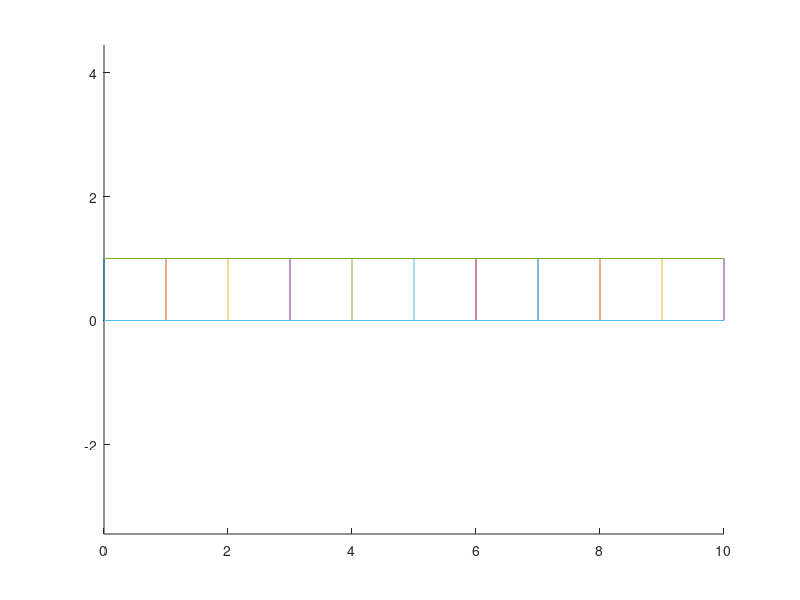
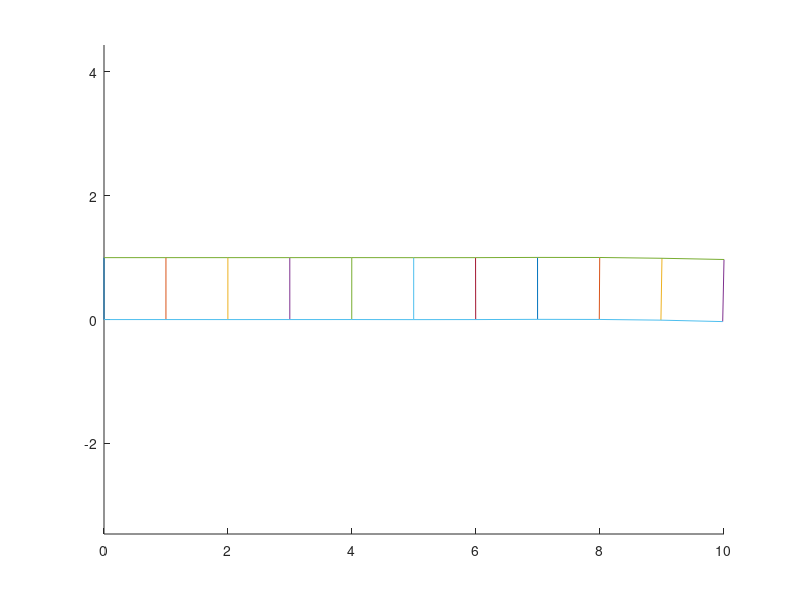
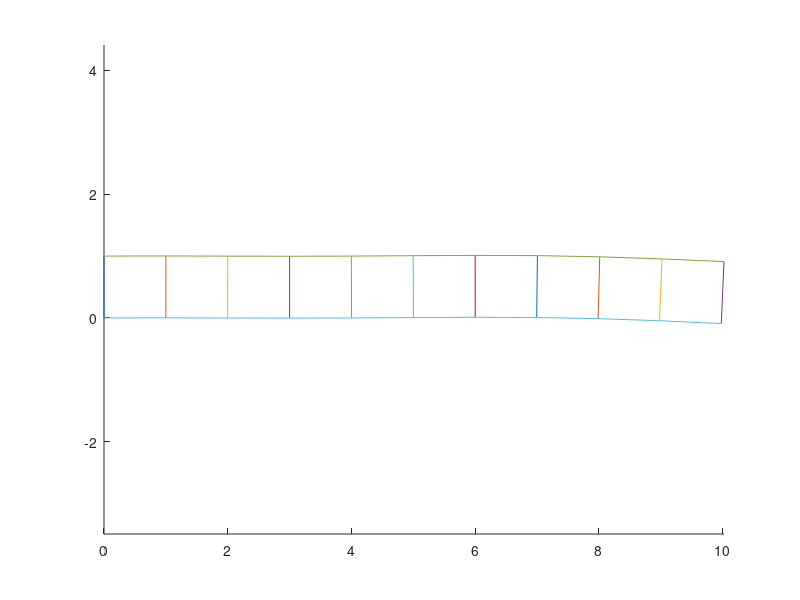
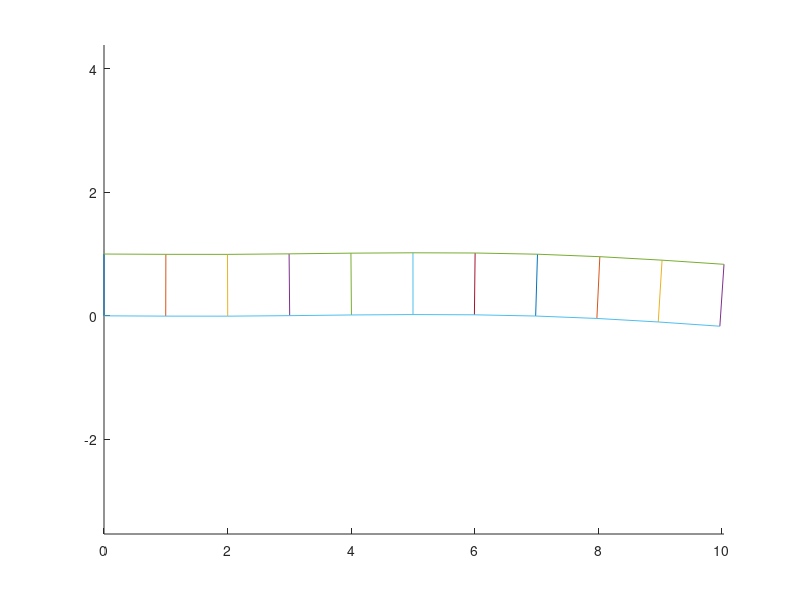

These charts were generated, in order, by the following MATLAB code:
% time invariant force, linear time invariant system

clear;
close all;
% load structure.mat; % load xPhys

draw_deformation = 1; % draw deformation of the structure
T = 1e2; % maximum time
nsteps = 1e2;

%% dynamics using finite element method
% Set parameters
nelx = 10; % horizontal number of elements (left to right)
nely = 1; % vertical number of elements (top to down)
penal = 3; % polynomial order to define density-young's modulus relationship
E0 = 1; % young's modulus at density=1
Emin = 1e-9; % young's modulus at density=0, keep this small
nu = 0.3; % poisson's ratio

% element-wise stiffness matrix for a quadrilateral element (square in shape)
A11 = [12  3 -6 -3;  3 12  3  0; -6  3 12 -3; -3  0 -3 12]; %stiffness matrix
A12 = [-6 -3  0  3; -3 -6 -3 -6;  0 -3 -6  3;  3 -6  3 -6];
B11 = [-4  3 -2  9;  3 -4 -9  4; -2 -9 -4 -3;  9  4 -3 -4];
B12 = [ 2 -3  4 -9; -3  2  9 -2;  4  9  2  3; -9 -2  3  2];
KE = 1/(1-nu^2)/24*([A11 A12;A12' A11]+nu*[B11 B12;B12' B11]);

% element-wise consistent mass matrix for a quadrilateral element (square in shape)
ME = (4*eye(8) + [zeros(4),eye(4);eye(4),zeros(4)] + repmat(kron([0 1;1 0],2*eye(2)),2,2))/9;

% define material density
% this is now loaded from an existing file structure.mat
xPhys = ones(nely,nelx);
[nely,nelx] = size(xPhys);

% element-to-global assembly
nodenrs = reshape(1:(1+nelx)*(1+nely),1+nely,1+nelx);
edofVec = reshape(2*nodenrs(1:end-1,1:end-1)+1,nelx*nely,1);
edofMat = repmat(edofVec,1,8)+repmat([0 1 2*nely+[2 3 0 1] -2 -1],nelx*nely,1);
iK = reshape(kron(edofMat,ones(8,1))',64*nelx*nely,1);
jK = reshape(kron(edofMat,ones(1,8))',64*nelx*nely,1);
sK = reshape(KE(:)*(Emin+xPhys(:)'.^penal*(E0-Emin)),64*nelx*nely,1);
K = sparse(iK,jK,sK); K = (K+K')/2;
sM = reshape(ME(:)*xPhys(:)',64*nelx*nely,1);
M = sparse(iK,jK,sM); M = (M+M')/2;

% define loads and dofs
F = sparse(2*(nelx+1)*(nely+1),1,-1e-2,2*(nely+1)*(nelx+1),1);
fixeddofs = [1:2*(nely+1)];
alldofs = [1:2*(nely+1)*(nelx+1)];
freedofs = setdiff(alldofs,fixeddofs);

% static solution
U = zeros(2*(nely+1)*(nelx+1),1);
U(freedofs) = K(freedofs,freedofs)\F(freedofs);

% dynamic solution
p = size(freedofs,2);

% tspan = linspace(0,T,nsteps); % t0 = 0; tf = 10, nsteps = 100; 
% y = ode4(@(t,y)testode(t,y,...
%     K(freedofs,freedofs),M(freedofs,freedofs),F(freedofs)),tspan,zeros(2*p,1));

% plot solution
% figure; hold on;
% plot(tspan,y(:,end)); plot([0,tspan(end)],[U(end),U(end)],'-.'); 

% prepare matrices for input (force) estimation
dt = T/nsteps;
Kb = K(freedofs,freedofs);
Mb = M(freedofs,freedofs);
Fb = F(freedofs);
A = [zeros(p), -Mb\Kb; eye(p), zeros(p)];
B = [inv(Mb); zeros(p)];

% set observer
num_observer = 1;
S = zeros(num_observer,p); 
S(:,randperm(p,num_observer))=eye(num_observer);
C = [zeros(num_observer,p), S];

% calculate some big matrices
% %The following uses the same approximation as in ode4
% Ab = eye(2*p)+dt/2*A;
% AA = eye(2*p)+(dt/6*(eye(2*p) + ...
%     2*Ab + 2*(eye(2*p)+dt/2*A*Ab) + (eye(2*p)+dt*A*(eye(2*p)+dt/2*A*Ab))))*A;
% BB = (dt/6*(eye(2*p) + ...
%     2*Ab + 2*(eye(2*p)+dt/2*A*Ab) + (eye(2*p)+dt*A*(eye(2*p)+dt/2*A*Ab))))*B;
% %The following uses a theoretical solution
AA = expm(A*dt);
BB = inv(A)*(AA-eye(2*p))*B;

% check AA and BB calculation, OK this is correct
y = zeros(nsteps,2*p);
for i = 2:size(y,1)
    y(i,:) = (AA*y(i-1,:)' + BB*Fb)';
end

% draw the structure
if draw_deformation
    for tt = 1:nsteps
        if mod(tt,10)==1
            figure; hold on; axis equal;
            sx = repmat(0:nelx,nely+1,1);
            sy = repmat((nely:-1:0)',1,nelx+1);
            ally = zeros((nely+1)*(nelx+1)*2,1);
            ally(freedofs) = y(tt,p+1:end)';
            dx = reshape(ally(1:2:end),nely+1,nelx+1);
            dy = reshape(ally(2:2:end),nely+1,nelx+1);
            dx_normal = dx/max(abs(y(:))+eps);
            dy_normal = dy/max(abs(y(:))+eps);
            sxx = sx+dx_normal;
            syy = sy+dy_normal;
            for ii=1:nelx+1
                plot(sxx(:,ii),syy(:,ii));
            end
            for ii=1:nely+1
                plot(sxx(ii,:),syy(ii,:));
            end
        end
    end
end

% calculate more matrices, see README 
%TODO: write README
D = zeros(num_observer*(nsteps-1),p);
for i=1:(nsteps-1)
    D((i-1)*num_observer+(1:num_observer),:) = C*AA^(i-1)*BB;
end
D = kron(sparse(triu(ones(nsteps-1))'),eye(num_observer))*D;

% input estimation 
% Y = y(2:end,:)'; Y = Y(:);
% fbar = (D'*D)\(D'*Y);
% true y
% ytrue = D*Fb;

error = zeros(nsteps-1,1);
fbar = zeros(p,nsteps-1);
for i=1:nsteps-1
    Dtemp = D(1:num_observer*i,:);
    Ytemp = C*y(2:i+1,:)';
    Ytemp = Ytemp(:);
    fbar(:,i) = (Dtemp'*Dtemp)\(Dtemp'*Ytemp);
    error(i) = norm(fbar(:,i)-Fb);
end
figure;
plot(1:nsteps-1,error);
